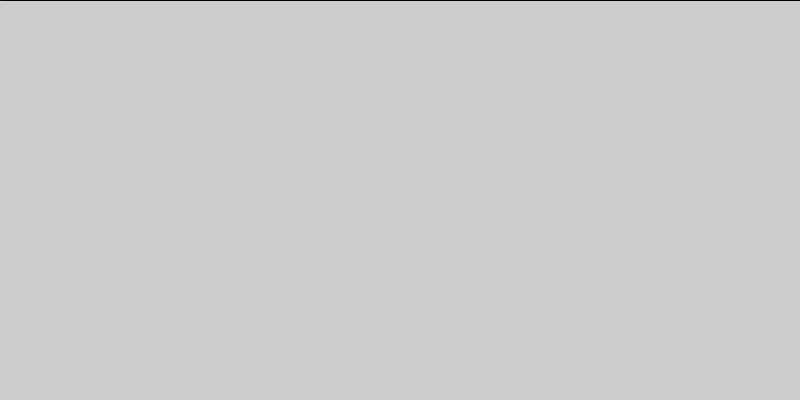
Frame 1 (no input)
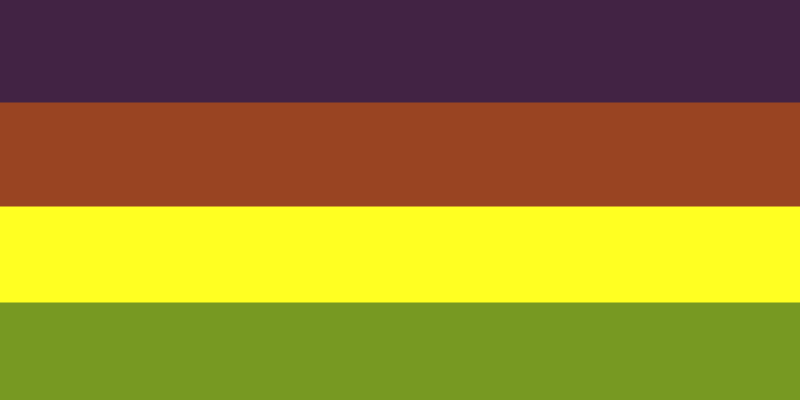
Frame 60 (the mouse pressed at the canvas centre just before this capture)
Frame 120 (the mouse held since frame 60 and released just before this capture): identical to frame 60, image omitted

The Processing sketch that drew these frames (run headless with seeded random() and noise(); from frame 60 on, the mouse is pressed at the canvas centre):

// Processing sketch: YTU3
// ── YTU3.pde
// Ekranı aşağı doğru tarayan kalın bir çizgi; y konumuna göre renk değiştirir.

int y = 0; // Çizginin dikey konumu

void setup() {
  size(800, 400);
}

void draw() {
  line(0, y, 800, y);
  strokeWeight(20);

  // y konumuna göre dört farklı renk bölgesi
  if (y <= 100) {
    stroke(#422344); // Mor
  } else if (y > 100 && y <= 200) {
    stroke(#994422); // Kahve
  } else if (y >= 200 && y <= 300) {
    stroke(#ffff22); // Sarı
  } else {
    stroke(#779922); // Yeşil
  }

  y += 8; // Her karede 8 piksel aşağı in
}
